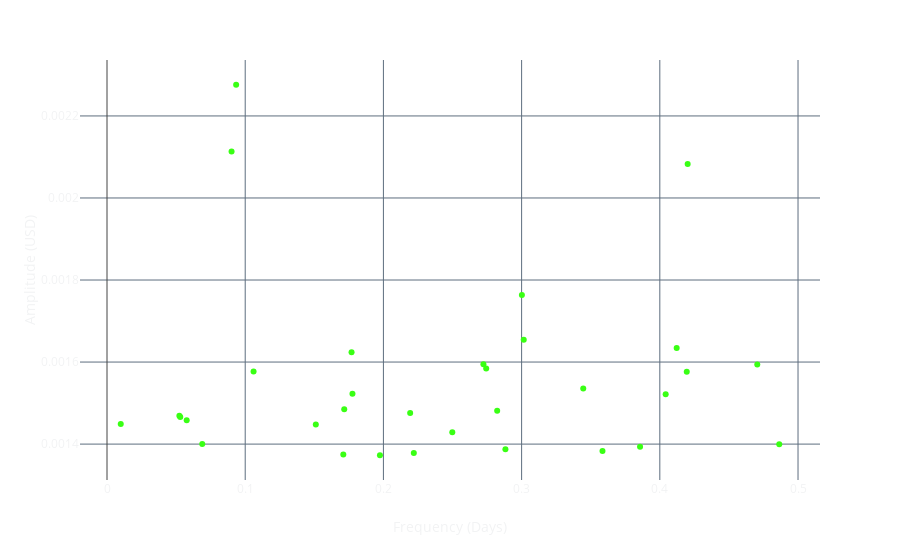

The code cell stored with this chart in its notebook:
### Markdown cell above
We'll take the positive frequency values as well as filter out any frequency with an amplitude over 3 standard deviations:

### Code cell
n_sigma = 2
dominant_amplitude_mask = (
    df['amplitude'] > (n_sigma * df['amplitude'].std() + df['amplitude'].mean())
)
positive_frequency_mask = df['frequency'] > 0
filtered_df = df.loc[dominant_amplitude_mask & positive_frequency_mask]

# Generate plot
display(Markdown('### **Frequency Domain** (Dominant and Positive)'))
fig = px.scatter(
    data_frame=filtered_df,
    x='frequency',
    y='amplitude',
    labels={'amplitude': 'Amplitude (USD)', 'frequency': 'Frequency (Days)'}
)
fig

### Figure 1 — Plotly figure (JSON) as saved in the notebook; plotly's stock layout.template omitted (floating-point values rounded to 4 significant figures)
{"data": [{"hovertemplate": "Frequency (Days)=%{x}<br>Amplitude (USD)=%{y}<extra></extra>", "legendgroup": "", "marker": {"color": "#39FF14", "symbol": "circle"}, "mode": "markers", "name": "", "orientation": "v", "showlegend": false, "type": "scatter", "x": [0.00994, 0.05235, 0.05302, 0.05765, 0.06892, 0.09013, 0.09344, 0.106, 0.1511, 0.171, 0.1716, 0.1769, 0.1776, 0.1975, 0.2194, 0.222, 0.2498, 0.2724, 0.2744, 0.2823, 0.2883, 0.3002, 0.3015, 0.3446, 0.3585, 0.3857, 0.4042, 0.4122, 0.4195, 0.4201, 0.4705, 0.4864], "xaxis": "x", "y": [0.001449, 0.001469, 0.001466, 0.001458, 0.0014, 0.002114, 0.002276, 0.001577, 0.001448, 0.001375, 0.001485, 0.001624, 0.001523, 0.001373, 0.001476, 0.001378, 0.001429, 0.001594, 0.001584, 0.001481, 0.001388, 0.001764, 0.001654, 0.001536, 0.001383, 0.001393, 0.001521, 0.001634, 0.001577, 0.002083, 0.001594, 0.0014], "yaxis": "y"}], "layout": {"legend": {"tracegroupgap": 0}, "margin": {"t": 60}, "xaxis": {"anchor": "y", "domain": [0, 1], "title": {"text": "Frequency (Days)"}}, "yaxis": {"anchor": "x", "domain": [0, 1], "title": {"text": "Amplitude (USD)"}}}}
